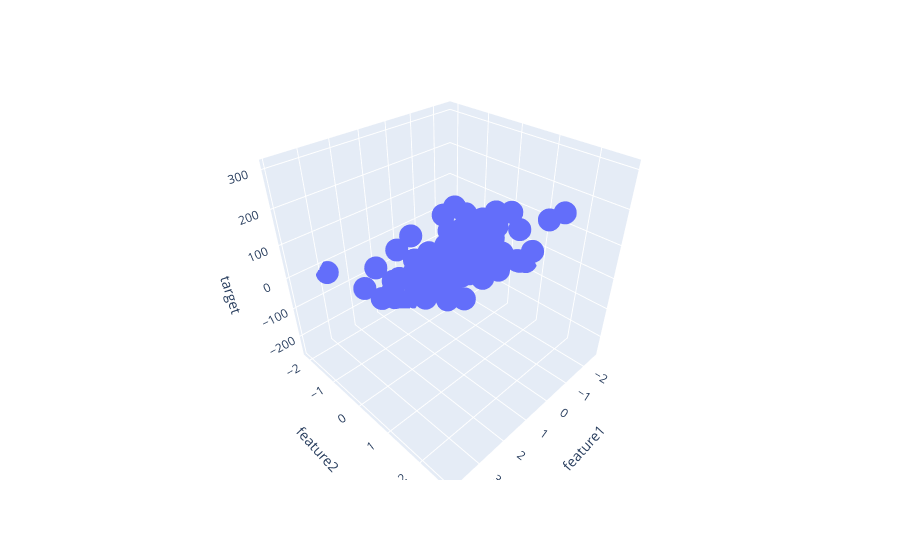

Source (notebook cell):
### Code cell
px.scatter_3d(df , x = 'feature1',y = 'feature2',z = 'target')
